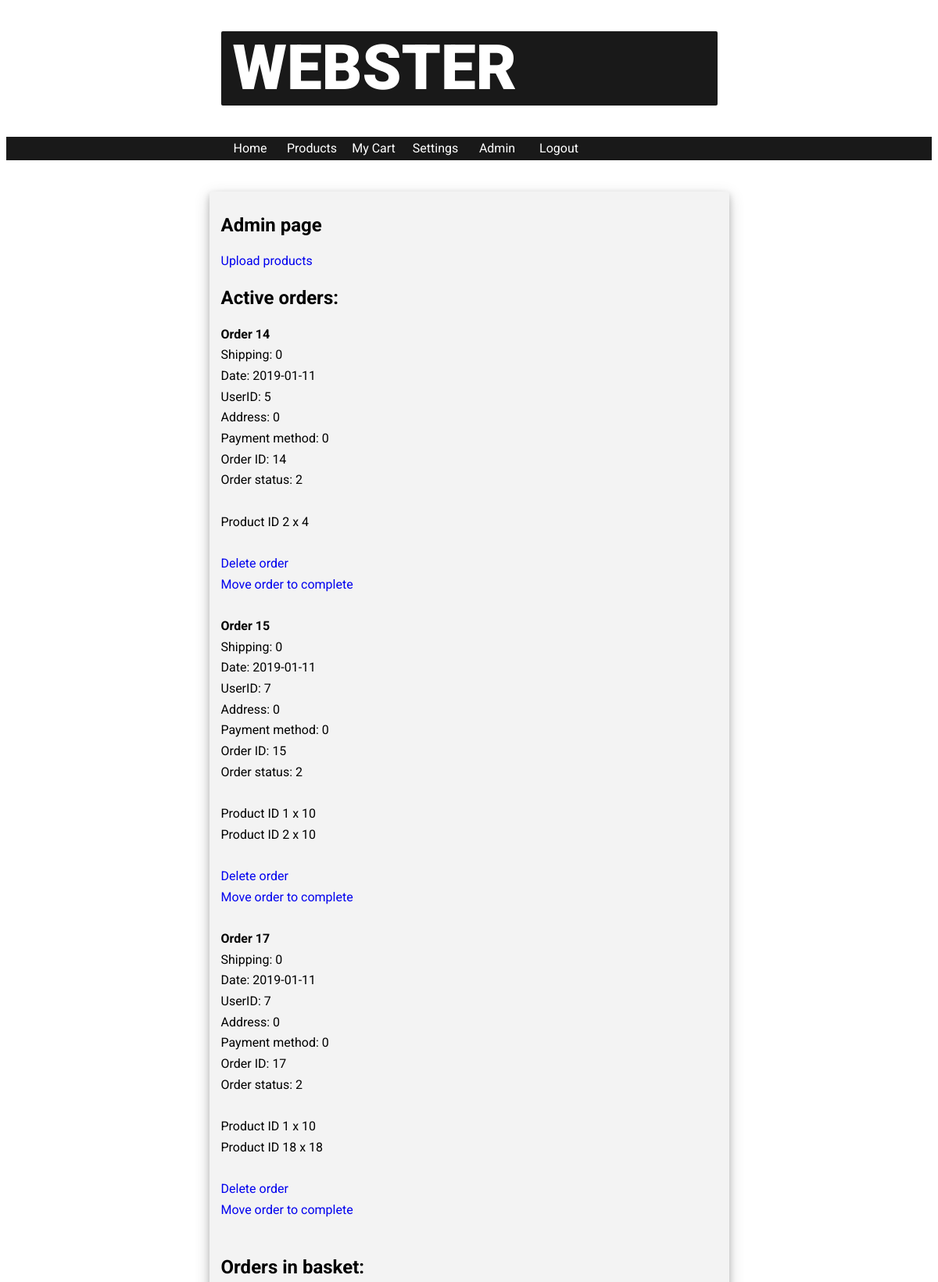
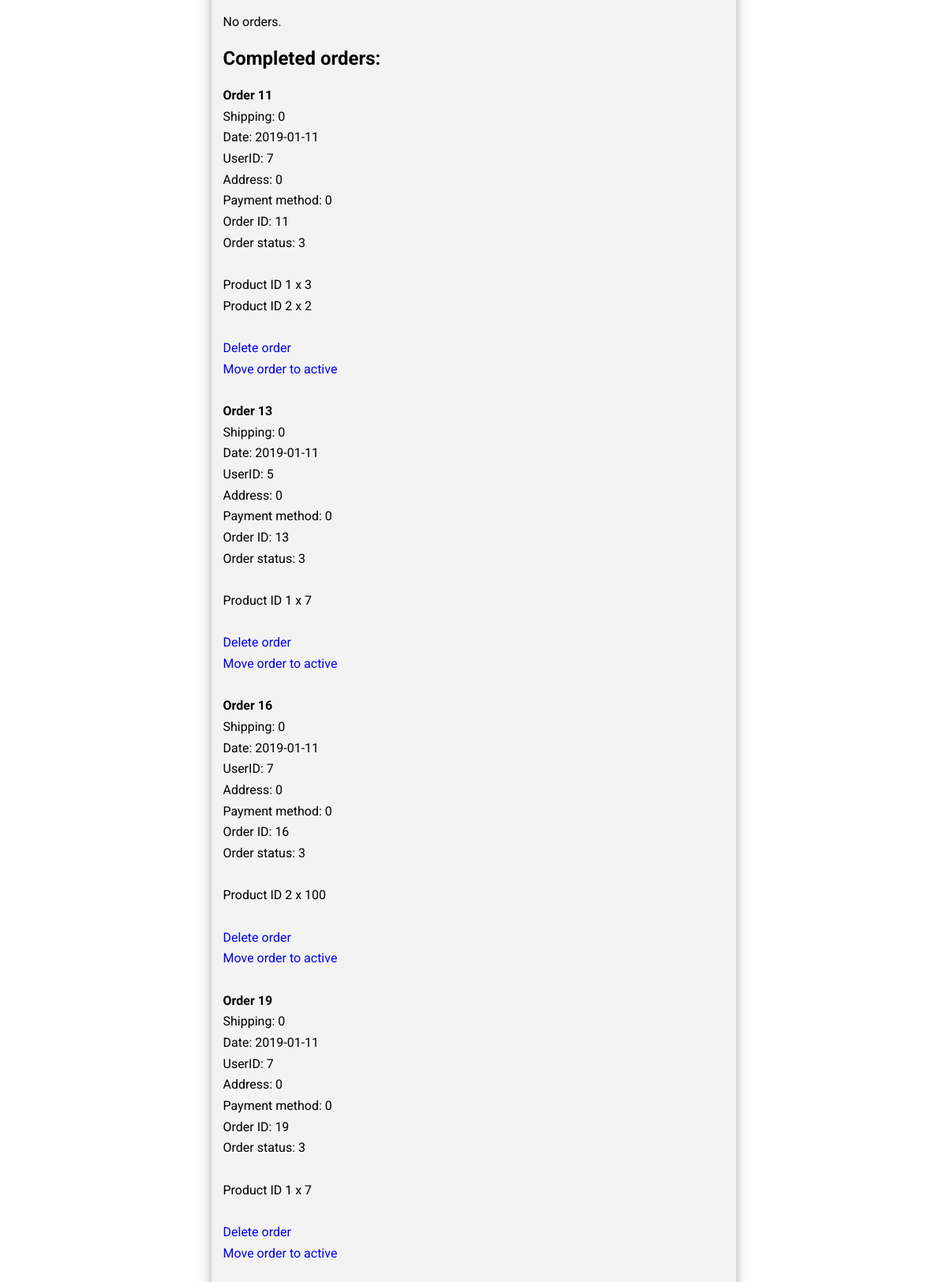
/website/admin.php (signed in), run on the app's committed database (2 pictures, top to bottom).
### tables this page shows
CREATE TABLE IF NOT EXISTS `orders` (
  `shipping` varchar(1000) NOT NULL,
  `date_stamp` date NOT NULL,
  `user_id` int(255) NOT NULL,
  `shipping_address` varchar(1000) NOT NULL,
  `payment_method` varchar(1000) NOT NULL,
  `order_id` int(255) NOT NULL AUTO_INCREMENT,
  `status` varchar(1000) NOT NULL,
  PRIMARY KEY (`order_id`),
  KEY `orders_fk_1` (`user_id`)
);

### website/admin.php (the view, shortened to what this page needs)
<?php
    include 'header.php';
?>
<div class="body_wrap" id="account">
	<div class = "admin-page">
		<h2>Admin page</h2>
		<a href="upload.php">Upload products</a>
		<h2>Active orders:</h2>
		<?php
		$query = $pdo->query("SELECT orders.shipping, orders.date_stamp, orders.user_id, orders.shipping_address, orders.payment_method, orders.order_id, orders.status FROM orders WHERE orders.status = 2");
		$result = $query->fetchAll();
		if (empty($result)){
			echo "No orders.<br>";
		}
		else{
			foreach($result as $rad){
				echo '
				<b>Order '.$rad[5].'</b>
				<br>Shipping: '.$rad[0].'
				<br>Date: '.$rad[1].'
				<br>UserID: '.$rad[2].'
				<br>Address: '.$rad[3].'
				<br>Payment method: '.$rad[4].'
				<br>Order ID: '.$rad[5].'
				<br>Order status: '.$rad[6].'<br>';
				$query2 = $pdo->query("SELECT order_specifics.amount, order_specifics.product_id FROM order_specifics WHERE order_specifics.order_id = '.$rad[5].'");
				$result2 = $query2->fetchAll();
				foreach($result2 as $rad2){
					echo '
					<br>Product ID '.$rad2[1].' x '.$rad2[0].'
					';
				}
				echo'
				<br><br>
				<a href="admin.php?delete='.$rad[5].'">Delete order</a><br>
				<a href="admin.php?moveComplete='.$rad[5].'">Move order to complete</a><br><br>
				';
			}
		}
		echo '<h2>Orders in basket:</h2>';
		$query = $pdo->query("SELECT orders.shipping, orders.date_stamp, orders.user_id, orders.shipping_address, orders.payment_method, orders.order_id, orders.status FROM orders WHERE orders.status = 1");
		$result = $query->fetchAll();
		if (empty($result)){
			echo "No orders.<br>";
		}
		echo '<h2>Completed orders:</h2>';
		$query = $pdo->query("SELECT orders.shipping, orders.date_stamp, orders.user_id, orders.shipping_address, orders.payment_method, orders.order_id, orders.status FROM orders WHERE orders.status = 3");
		$result = $query->fetchAll();
		if (empty($result)){
			echo "No orders.<br>";
		}
		else{
			foreach($result as $rad){
				echo '
				<b>Order '.$rad[5].'</b>
				<br>Shipping: '.$rad[0].'
				<br>Date: '.$rad[1].'
				<br>UserID: '.$rad[2].'
				<br>Address: '.$rad[3].'
				<br>Payment method: '.$rad[4].'
				<br>Order ID: '.$rad[5].'
				<br>Order status: '.$rad[6].'<br>';
				$query2 = $pdo->query("SELECT order_specifics.amount, order_specifics.product_id FROM order_specifics WHERE order_specifics.order_id = '.$rad[5].'");
				$result2 = $query2->fetchAll();
				foreach($result2 as $rad2){
					echo '
					<br>Product ID '.$rad2[1].' x '.$rad2[0].'
					';
				}
				echo'
				<br><br>
				<a href="admin.php?delete='.$rad[5].'">Delete order</a><br>
				<a href="admin.php?moveActive='.$rad[5].'">Move order to active</a><br><br>
				';
			}
		}
		?>
	</div>
</div>

### website/css/design.css (style rules this page uses)
.body_wrap { font-family:'Roboto', sans-serif; }
#account { box-shadow: 0 4px 8px 0 rgba(0, 0, 0, 0.2), 0 6px 20px 0 rgba(0, 0, 0, 0.19); background: #F3F3F3; border-radius:2px; padding:15px; padding-top:10px; line-height:20pt; }
.body_wrap { width:750px; height:1000px; }
a { outline: 0; }
a:link { text-decoration:none; }

### website/css/read_article_design.css (style rules this page uses)
.body_wrap { position:relative; margin-left:auto; margin-right:auto; width: 635px; height:auto; margin-top:40px; }

### data on the page
orders: order_id "14", shipping "0", date_stamp "2019-01-11", user "5", shipping_address "0", payment_method "0", status "2", rad2 "2", rad2 "4"
orders: order_id "15", shipping "0", date_stamp "2019-01-11", user "7", shipping_address "0", payment_method "0", status "2", rad2 "1", rad2 "10", rad2 "2"
orders: order_id "17", shipping "0", date_stamp "2019-01-11", user "7", shipping_address "0", payment_method "0", status "2", rad2 "1", rad2 "10", rad2 "18"
orders: order_id "11", shipping "0", date_stamp "2019-01-11", user "7", shipping_address "0", payment_method "0", status "3", rad2 "1", rad2 "3", rad2 "2"
orders: order_id "13", shipping "0", date_stamp "2019-01-11", user "5", shipping_address "0", payment_method "0", status "3", rad2 "1", rad2 "7"
orders: order_id "16", shipping "0", date_stamp "2019-01-11", user "7", shipping_address "0", payment_method "0", status "3", rad2 "2", rad2 "100"
orders: order_id "19", shipping "0", date_stamp "2019-01-11", user "7", shipping_address "0", payment_method "0", status "3", rad2 "1", rad2 "7"
